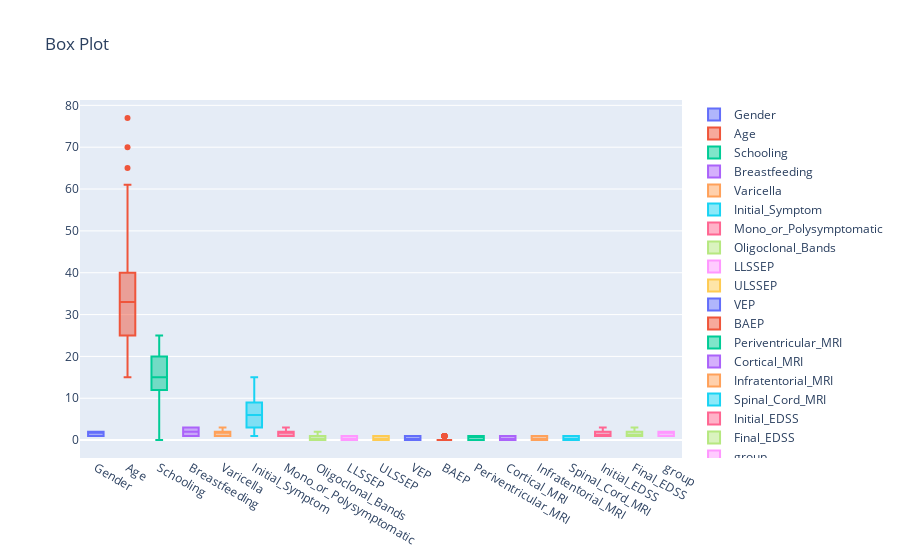

The cell this chart's notebook holds for it:
### Code cell
# visualizing the distribution of values in each column of the DataFrame using boxplots,
# where each boxplot represents one column, showing its median, quartiles, and potential outliers.
box_traces = []
for col in df.columns:
    box_trace = go.Box(
        y=df[col],
        name=col
    )
    box_traces.append(box_trace)

layout = go.Layout(title="Box Plot")
fig = go.Figure(data=box_traces, layout=layout)
fig.show()

### Figure 1 — Plotly figure (JSON) as saved in the notebook; plotly's stock layout.template omitted (floating-point values rounded to 4 significant figures; data arrays with more than 128 entries replaced by an {"elided": "..."} marker saying what was removed)
{"data": [{"name": "Gender", "type": "box", "y": {"elided": "273 int values"}}, {"name": "Age", "type": "box", "y": {"elided": "273 int values"}}, {"name": "Schooling", "type": "box", "y": {"elided": "273 int values"}}, {"name": "Breastfeeding", "type": "box", "y": {"elided": "273 int values"}}, {"name": "Varicella", "type": "box", "y": {"elided": "273 int values"}}, {"name": "Initial_Symptom", "type": "box", "y": {"elided": "273 int values"}}, {"name": "Mono_or_Polysymptomatic", "type": "box", "y": {"elided": "273 int values"}}, {"name": "Oligoclonal_Bands", "type": "box", "y": {"elided": "273 int values"}}, {"name": "LLSSEP", "type": "box", "y": {"elided": "273 int values"}}, {"name": "ULSSEP", "type": "box", "y": {"elided": "273 int values"}}, {"name": "VEP", "type": "box", "y": {"elided": "273 int values"}}, {"name": "BAEP", "type": "box", "y": {"elided": "273 int values"}}, {"name": "Periventricular_MRI", "type": "box", "y": {"elided": "273 int values"}}, {"name": "Cortical_MRI", "type": "box", "y": {"elided": "273 int values"}}, {"name": "Infratentorial_MRI", "type": "box", "y": {"elided": "273 int values"}}, {"name": "Spinal_Cord_MRI", "type": "box", "y": {"elided": "273 int values"}}, {"name": "Initial_EDSS", "type": "box", "y": {"elided": "273 int values"}}, {"name": "Final_EDSS", "type": "box", "y": {"elided": "273 int values"}}, {"name": "group", "type": "box", "y": {"elided": "273 int values"}}], "layout": {"title": {"text": "Box Plot"}}}
